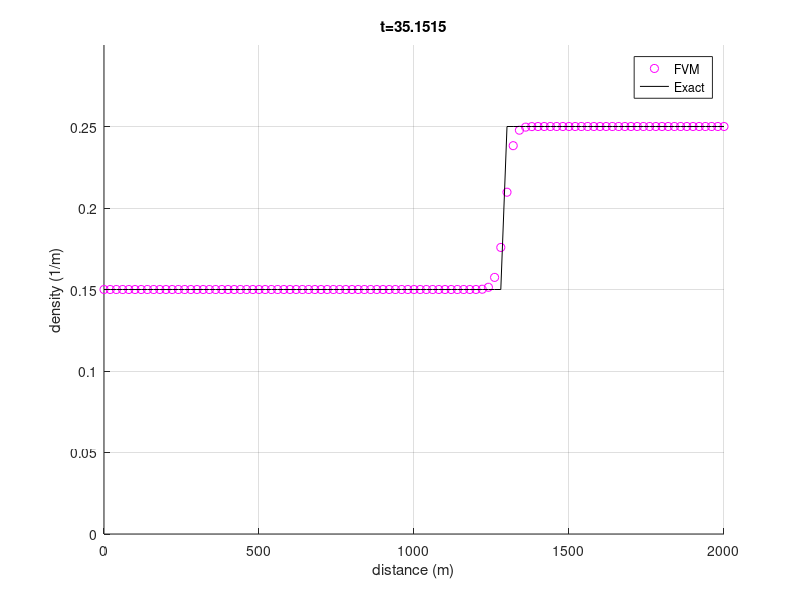

MATLAB code for this plot:
% Script: convect1d.m
clear all;

%set constants
v_max = 33;     % m/s
p_max = 0.25;   % 1/m
p_L = 0.15;     % Left boundary density
p_R = 0.25;     % Right boundary density

% Set-up grid
xL = 0;
xR = 2000;
Nx = 100;       % number of cells
x = linspace(xL,xR,Nx+1);

% Calculate midpoint of each cell. 
xmid = zeros(1,Nx);
for i = 1:1:Nx
    xmid(i) = (.5)*(x(i) + x(i+1));
end % for i = 1:1:Nx

% Calculate cell size. We assume that each cell is the same size
dx = x(2) - x(1);

% Set shock velocity
a = ((1-p_L/p_max)*v_max*p_L - (1-p_R/p_max)*v_max*p_R)/(p_L-p_R);

% Set final time
tfinal = 35;

% Set timestep
CFL = 0.5;
dt = CFL*dx/v_max;
t=0;

% Set initial condition to p0 = 0.15 (1/m)
P = zeros(1,numel(xmid));       % Density in each cell
for i = 1:1:numel(xmid)
    P(i) = .15;
end % for i = 1:1:numel(xmid)

% Initialize exact solution array
P_Exact=zeros(size(P));         % Exact density in each cell (at midpoints)

% Loop until t > tfinal
while (t < tfinal)
    Pbc = [p_L, P, p_R]; % This enforces the bc
    
    % Calculate the flux at each interface
    %Pbc_avg = 0.5*(Pbc(1:Nx+1)+Pbc(2:Nx+2));
    n_Pbc = numel(Pbc);             % Get number of elements.
    
    Flux_L_Bound = zeros(1,n_Pbc);
    for i=2:Nx+1
        s1 = (1-2*Pbc(i)/p_max)*v_max;
        s2 = (1-2*Pbc(i+1)/p_max)*v_max;
        if s1>=s2
            s_max=s1;
        else
            s_max=s2;
        end
        
        Flux_L_Bound(i) = 0.5*(Pbc(i)*(1-Pbc(i)/p_max)*v_max+Pbc(i+1)*(1-Pbc(i+1)/p_max)*v_max)+ (s_max/2)*(Pbc(i)-Pbc(i+1));
    end
    
    % Find net flux in each cell
    Net_Flux = zeros(1,Nx+2);
    for i = 1:1:(Nx+1)
        Net_Flux(i) = Flux_L_Bound(i) - Flux_L_Bound(i+1);
        % for the ith cell, the density flows from right to left. Thus,
        % density leaves through the left boundary and enters through the
        % right boundary. However, the right boundary of the ith cell is
        % the left boundary of the i+1th cell. Thus, to get the right flux
        %, we simply find the left flux in the i+1th cell.
    end % for i = 1:1:(n_Pbc-1)
    
    % Update P for all interior elements of Pbc
    for i = 2:1:(Nx+1)
        P(i-1) = P(i-1) + Net_Flux(i)*(dt/dx);
    end % for i = 2:1:(Nx+2)

    %calculate exact solution at this time step
        for i=1:length(P_Exact)
            if ((dx*(i-1/2))-2000)/t < a
                P_Exact(i) = p_L;
            else
                P_Exact(i) = p_R;
            end
        end

    % Increment time
    t = t + dt;

    % Plot current solution
    figure(1);
    clf;    
    hold on;
    grid on;

    plot(x,[P, P(Nx)],'mo');
    plot(x,[P_Exact, P_Exact(Nx)],'k-');
        axis([xL, xR, 0, 0.3]);
        legend('FVM','Exact');
        title(['t=',num2str(t)]);
        ylabel('density (1/m)');
        xlabel('distance (m)');
    drawnow;
    hold off;
end % while(t < tfinal)